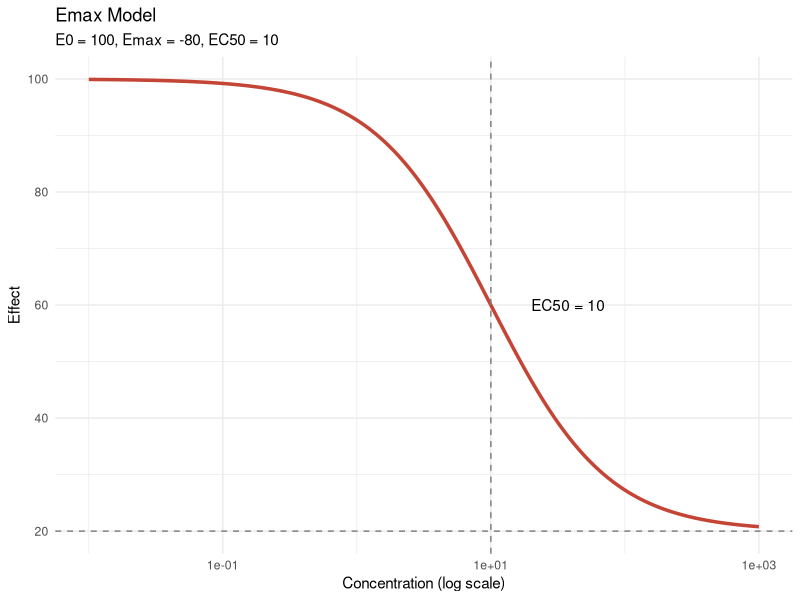
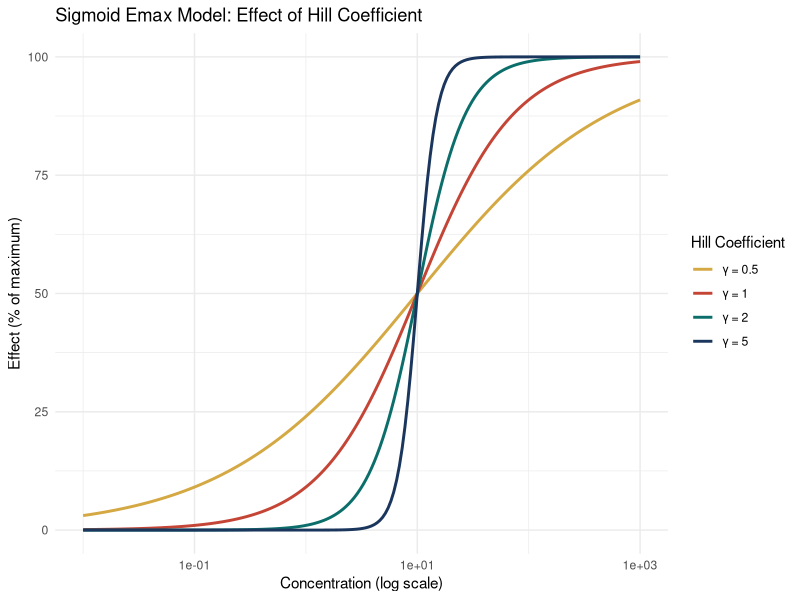
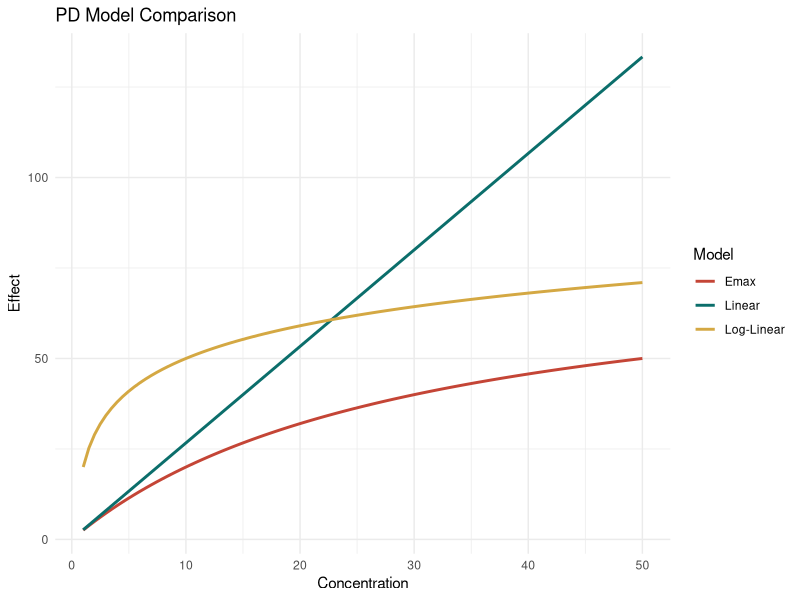
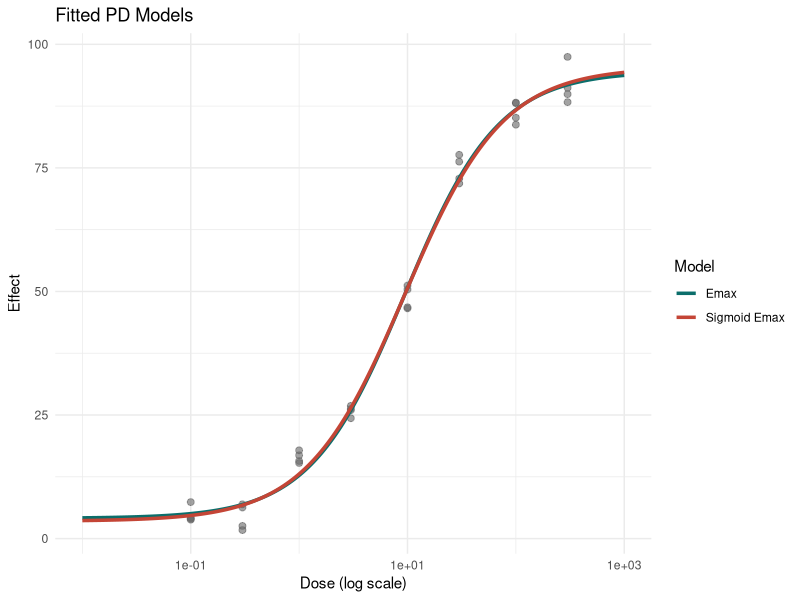
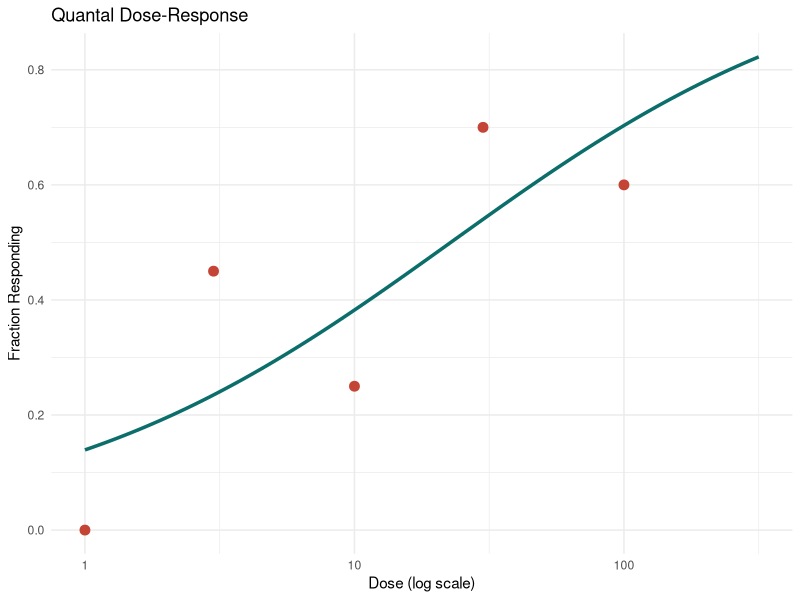
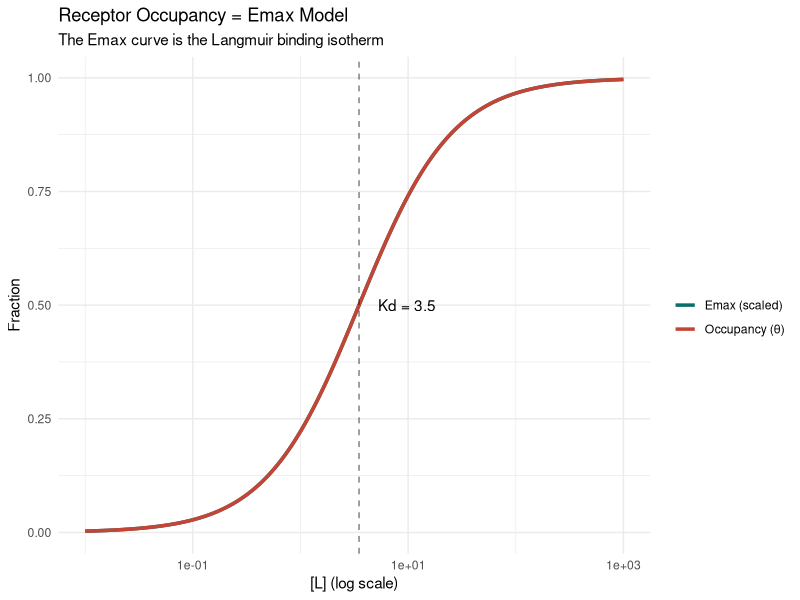
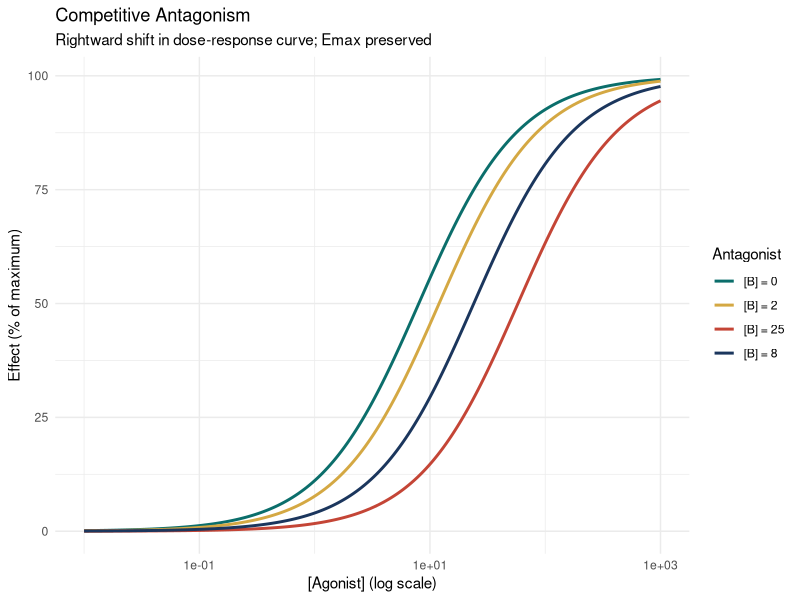
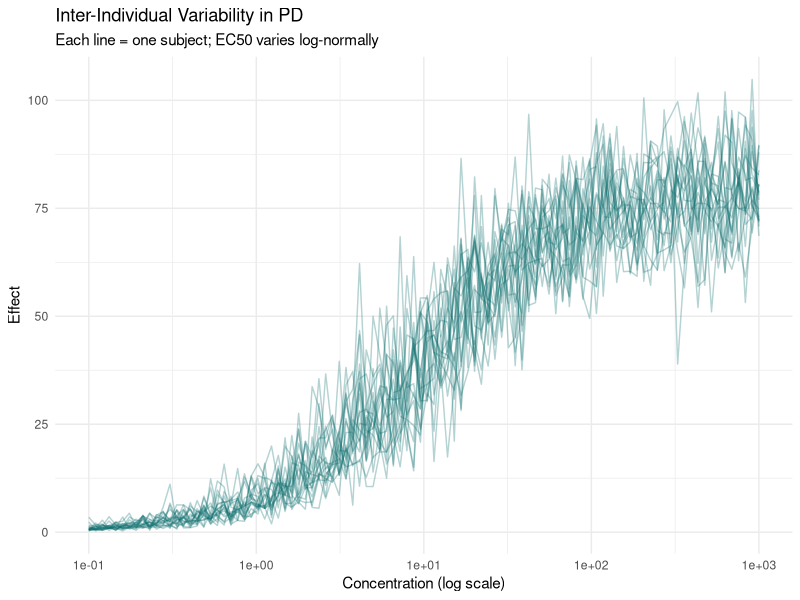

Write the R code that produced these figures, in order.
## ---- chunk 1
library(ggplot2)
library(dplyr)

# Visualize the Emax model
conc <- 10^seq(-2, 3, length.out = 200)
Emax <- -80   # e.g., 80% reduction (negative Emax for inhibition)
E0   <- 100   # baseline = 100%
EC50 <- 10

effect <- E0 + (Emax * conc) / (EC50 + conc)

df_emax <- data.frame(conc, effect)

ggplot(df_emax, aes(conc, effect)) +
  geom_line(color = "#C44536", linewidth = 1.2) +
  geom_vline(xintercept = EC50, linetype = "dashed", color = "gray50") +
  geom_hline(yintercept = E0 + Emax, linetype = "dashed", color = "gray50") +
  annotate("text", x = EC50 * 2, y = E0 + 0.5 * Emax,
           label = paste0("EC50 = ", EC50), hjust = 0) +
  scale_x_log10() +
  labs(title = "Emax Model",
       subtitle = paste0("E0 = ", E0, ", Emax = ", Emax, ", EC50 = ", EC50),
       x = "Concentration (log scale)", y = "Effect") +
  theme_minimal()
## ---- chunk 2
# Compare different Hill coefficients
conc <- 10^seq(-2, 3, length.out = 200)
E0 <- 0
Emax <- 100
EC50 <- 10
gamma_values <- c(0.5, 1, 2, 5)

df_sigmoid <- expand.grid(conc = conc, gamma = gamma_values) %>%
  mutate(
    effect = E0 + (Emax * conc^gamma) / (EC50^gamma + conc^gamma),
    gamma = factor(paste0("γ = ", gamma))
  )

ggplot(df_sigmoid, aes(conc, effect, color = gamma)) +
  geom_line(linewidth = 1) +
  scale_x_log10() +
  labs(title = "Sigmoid Emax Model: Effect of Hill Coefficient",
       x = "Concentration (log scale)", y = "Effect (% of maximum)",
       color = "Hill Coefficient") +
  scale_color_manual(values = c("#D4A843", "#C44536", "#0B6E6B", "#1B365D")) +
  theme_minimal()
## ---- chunk 3
# Compare Emax, linear, and log-linear in therapeutic range
conc_range <- seq(1, 50, length.out = 100)
EC50 <- 30
Emax <- 80

# Emax
eff_emax <- (Emax * conc_range) / (EC50 + conc_range)
# Linear approximation (slope at C=0 is Emax/EC50)
eff_lin <- (Emax / EC50) * conc_range
# Log-linear (fitted in mid-range)
eff_loglin <- 20 + 30 * log10(conc_range)

df_models <- data.frame(
  conc = rep(conc_range, 3),
  effect = c(eff_emax, eff_lin, eff_loglin),
  Model = rep(c("Emax", "Linear", "Log-Linear"), each = length(conc_range))
)

ggplot(df_models, aes(conc, effect, color = Model)) +
  geom_line(linewidth = 1) +
  labs(title = "PD Model Comparison",
       x = "Concentration", y = "Effect") +
  scale_color_manual(values = c("#C44536", "#0B6E6B", "#D4A843")) +
  theme_minimal()
## ---- chunk 4
# Simulate dose-response data
set.seed(123)
doses <- c(0.1, 0.3, 1, 3, 10, 30, 100, 300)
n_rep <- 4

pd_data <- expand.grid(DOSE = doses, REP = 1:n_rep) %>%
  mutate(
    Emax = 90, EC50 = 10, E0 = 5,
    Effect_true = E0 + (Emax * DOSE) / (EC50 + DOSE),
    Effect_obs  = Effect_true + rnorm(n(), 0, 3)
  )

# Fit Emax model
fit_emax <- nls(Effect_obs ~ E0 + (Emax * DOSE) / (EC50 + DOSE),
                data = pd_data,
                start = list(E0 = 0, Emax = 80, EC50 = 5))
summary(fit_emax)
## ---- chunk 5
# Fit sigmoid Emax model
fit_sig <- nls(Effect_obs ~ E0 + (Emax * DOSE^gamma) / (EC50^gamma + DOSE^gamma),
               data = pd_data,
               start = list(E0 = 0, Emax = 80, EC50 = 10, gamma = 1))
summary(fit_sig)
## ---- chunk 6
# Plot fits
dose_pred <- 10^seq(-2, 3, length.out = 200)
pred_emax <- predict(fit_emax, newdata = data.frame(DOSE = dose_pred))
pred_sig  <- predict(fit_sig, newdata = data.frame(DOSE = dose_pred))

df_pred <- bind_rows(
  data.frame(DOSE = dose_pred, Effect = pred_emax, Model = "Emax"),
  data.frame(DOSE = dose_pred, Effect = pred_sig,  Model = "Sigmoid Emax")
)

ggplot(pd_data, aes(DOSE, Effect_obs)) +
  geom_point(size = 2, alpha = 0.6, color = "gray40") +
  geom_line(data = df_pred, aes(DOSE, Effect, color = Model), linewidth = 1.2) +
  scale_x_log10() +
  labs(title = "Fitted PD Models",
       x = "Dose (log scale)", y = "Effect") +
  scale_color_manual(values = c("#0B6E6B", "#C44536")) +
  theme_minimal()
## ---- chunk 7
# Quantal dose-response: logistic regression
set.seed(456)
doses_q <- rep(c(1, 3, 10, 30, 100), each = 20)
# Probability of response = Emax model with variability
logit_p <- -2 + 1.5 * log10(doses_q)
p <- plogis(logit_p)
response <- rbinom(length(doses_q), 1, p)

quantal_data <- data.frame(DOSE = doses_q, Response = response) %>%
  group_by(DOSE) %>%
  summarise(N = n(), Responders = sum(Response), .groups = "drop") %>%
  mutate(Fraction = Responders / N)

# Fit logistic regression
fit_logit <- glm(cbind(Responders, N - Responders) ~ log10(DOSE),
                 family = binomial, data = quantal_data)

# Predict for smooth curve
dose_pred <- 10^seq(0, 2.5, length.out = 100)
pred_p <- predict(fit_logit, newdata = data.frame(DOSE = dose_pred),
                  type = "response")

ggplot(quantal_data, aes(DOSE, Fraction)) +
  geom_point(size = 3, color = "#C44536") +
  geom_line(data = data.frame(DOSE = dose_pred, Fraction = pred_p),
            color = "#0B6E6B", linewidth = 1.2) +
  scale_x_log10() +
  labs(title = "Quantal Dose-Response",
       x = "Dose (log scale)", y = "Fraction Responding") +
  theme_minimal()
## ---- chunk 8
# Demonstrate receptor occupancy as a function of concentration
L <- 10^seq(-2, 3, length.out = 200)
Kd <- 3.5

# Occupancy (Langmuir isotherm) vs Emax model
occupancy <- L / (Kd + L)
emax_equiv <- L / (Kd + L) * 100  # scaled to 100%

df_receptor <- data.frame(
  Concentration = rep(L, 2),
  Value = c(occupancy, emax_equiv / 100),
  Curve = rep(c("Occupancy (θ)", "Emax (scaled)"), each = length(L))
)

ggplot(df_receptor, aes(Concentration, Value, color = Curve)) +
  geom_line(linewidth = 1.2) +
  scale_x_log10() +
  geom_vline(xintercept = Kd, linetype = "dashed", alpha = 0.5) +
  annotate("text", x = Kd * 1.5, y = 0.5, label = paste0("Kd = ", Kd), hjust = 0) +
  labs(title = "Receptor Occupancy = Emax Model",
       subtitle = "The Emax curve is the Langmuir binding isotherm",
       x = "[L] (log scale)", y = "Fraction", color = "") +
  scale_color_manual(values = c("#0B6E6B", "#C44536")) +
  theme_minimal()
## ---- chunk 9
# Competitive antagonism: rightward shift without Emax reduction
A <- 10^seq(-2, 3, length.out = 200)
EC50 <- 8; Emax <- 100
B_conc <- c(0, 2, 8, 25)  # antagonist concentrations
KB <- 4                      # antagonist Kd

df_antag <- expand.grid(A = A, B = B_conc) %>%
  mutate(
    EC50_app = EC50 * (1 + B / KB),
    Effect = Emax * A / (EC50_app + A),
    Antagonist = factor(paste0("[B] = ", B))
  )

ggplot(df_antag, aes(A, Effect, color = Antagonist)) +
  geom_line(linewidth = 1) +
  scale_x_log10() +
  labs(title = "Competitive Antagonism",
       subtitle = "Rightward shift in dose-response curve; Emax preserved",
       x = "[Agonist] (log scale)", y = "Effect (% of maximum)") +
  scale_color_manual(values = c("#0B6E6B", "#D4A843", "#C44536", "#1B365D")) +
  theme_minimal()
## ---- chunk 10
# Visualize inter-individual variability in PD
set.seed(789)
n_subjects <- 20
conc <- 10^seq(-1, 3, length.out = 100)

# Each subject has a different EC50
pd_pop <- expand.grid(conc = conc, ID = 1:n_subjects) %>%
  mutate(
    EC50_ind = rlnorm(n(), log(10), 0.5),  # log-normal variability in EC50
    Emax_ind = rnorm(n(), 80, 10),          # normal variability in Emax
    Effect   = (Emax_ind * conc) / (EC50_ind + conc)
  )

ggplot(pd_pop, aes(conc, Effect, group = ID)) +
  geom_line(alpha = 0.3, color = "#0B6E6B") +
  scale_x_log10() +
  labs(title = "Inter-Individual Variability in PD",
       subtitle = "Each line = one subject; EC50 varies log-normally",
       x = "Concentration (log scale)", y = "Effect") +
  theme_minimal()
